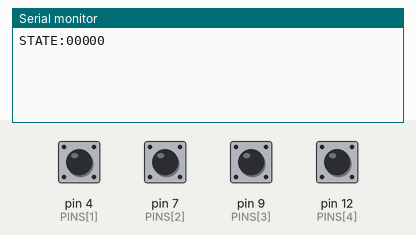
Simulated run of this sketch. Board: Arduino Mega 2560, built with avr-gcc and run on an emulated ATmega2560. On the bench: the last lines printed to the serial monitor. The inputs (shaded band) are chosen by the test bench; at power-on: pin 4 (PINS[1]), pin 7 (PINS[2]), pin 9 (PINS[3]), pin 12 (PINS[4]) HIGH.

Above: at 1.2 s.
1.3 s: pin 4 (PINS[1]) pulled LOW for 0.15 s
At 1.8 s:
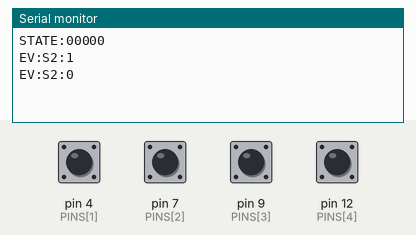
2.9 s: pin 7 (PINS[2]) pulled LOW for 0.15 s
At 4.2 s:
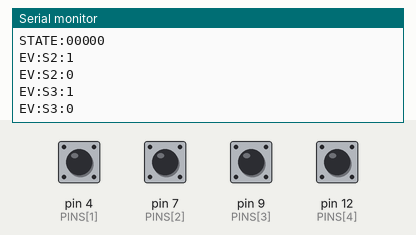
4.5 s: pin 9 (PINS[3]) pulled LOW for 0.15 s
At 5.4 s:
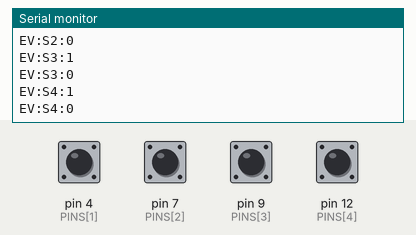
6.1 s: pin 12 (PINS[4]) pulled LOW for 0.15 s
At 6.6 s:
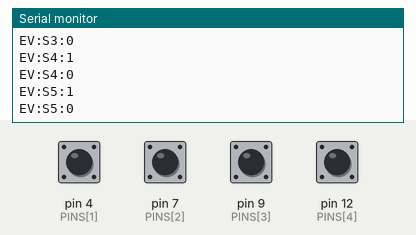
Timing chart, 0 to 8.7 s (numbered marks = the images above; inputs shaded):
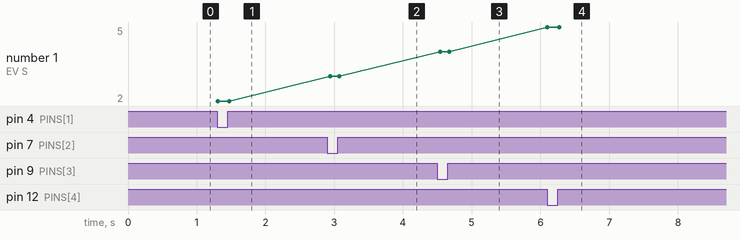

The sketch:

arduino_switchboard.ino
```cpp
// ======= Switchboard (MEGA) robust reader: D3..D7 =======
// Prints STATE:abcde every 100ms and EV:Sx:y on debounced edges.
// Set WIRING OPTIONS below to match your wiring.

const uint8_t NUM = 5;
const uint8_t PINS[NUM] = {0,4,7,9,12};

// --------- WIRING OPTIONS ---------
// Option A (RECOMMENDED): SPST-to-GND with pull-ups
//   - one end -> GND, center -> pin, other end unused
//   - USE_INTERNAL_PULLUPS = true
//   - LOGIC_ACTIVE_HIGH = false (pressed/on = LOW)
const bool USE_INTERNAL_PULLUPS = true;   // true for Option A; false for SPDT 5V/GND (Option B)
const bool LOGIC_ACTIVE_HIGH    = false;  // true if "ON" = HIGH (Option B), false if "ON" = LOW (Option A)

// Debounce and reporting
const uint8_t  INTEGRATOR_MAX = 8;        // larger = slower but sturdier (try 8–20)
const unsigned SNAPSHOT_MS    = 100;

uint8_t integrator[NUM];   // 0..INTEGRATOR_MAX
uint8_t stableRaw[NUM];    // last stable RAW level (LOW/HIGH)
unsigned long lastSnapshot = 0;

inline bool rawToLogical(uint8_t raw) {
  // Convert electrical level to logical ON(1)/OFF(0) as you want to see it.
  return LOGIC_ACTIVE_HIGH ? (raw == HIGH) : (raw == LOW);
}

void setup() {
  Serial.begin(115200);
  for (uint8_t i = 0; i < NUM; i++) {
    pinMode(PINS[i], USE_INTERNAL_PULLUPS ? INPUT_PULLUP : INPUT);
    // initialize integrator to current raw so we start stable
    uint8_t r = digitalRead(PINS[i]);
    integrator[i] = r == HIGH ? INTEGRATOR_MAX : 0;
    stableRaw[i]  = r;
  }
  delay(50);
  printSnapshot();
}

void loop() {
  unsigned long now = millis();

  for (uint8_t i = 0; i < NUM; i++) {
    uint8_t r = digitalRead(PINS[i]);

    // Integrator debouncer (Jack Ganssle style):
    if (r == HIGH) {
      if (integrator[i] < INTEGRATOR_MAX) integrator[i]++;
    } else {
      if (integrator[i] > 0) integrator[i]--;
    }

    // Only change stable state when integrator saturates
    uint8_t newStableRaw = stableRaw[i];
    if (integrator[i] == 0)            newStableRaw = LOW;
    else if (integrator[i] == INTEGRATOR_MAX) newStableRaw = HIGH;

    if (newStableRaw != stableRaw[i]) {
      // Edge!
      stableRaw[i] = newStableRaw;
      bool on = rawToLogical(stableRaw[i]);
      Serial.print("EV:S"); Serial.print(i + 1); Serial.print(":");
      Serial.println(on ? 1 : 0);
    }
  }

  // if (now - lastSnapshot >= SNAPSHOT_MS) {
  //   lastSnapshot = now;
  //   printSnapshot();
  // }
}

void printSnapshot() {
  Serial.print("STATE:");
  for (uint8_t i = 0; i < NUM; i++) {
    bool on = rawToLogical(stableRaw[i]);
    Serial.print(on ? '1' : '0');
  }
  Serial.println();
}
```

Measured:
- after the input at 1.3 s, the serial monitor: prints a new line at once (image 1)
- after the input at 2.9 s, the serial monitor: prints a new line at once (image 2)
- after the input at 4.5 s, the serial monitor: prints a new line at once (image 3)
- after the input at 6.1 s, the serial monitor: prints a new line at once (image 4)
- plotted number 1: 2 → 3 after the input at 2.9 s, 3 → 4 after the input at 4.5 s, 4 → 5 after the input at 6.1 s
